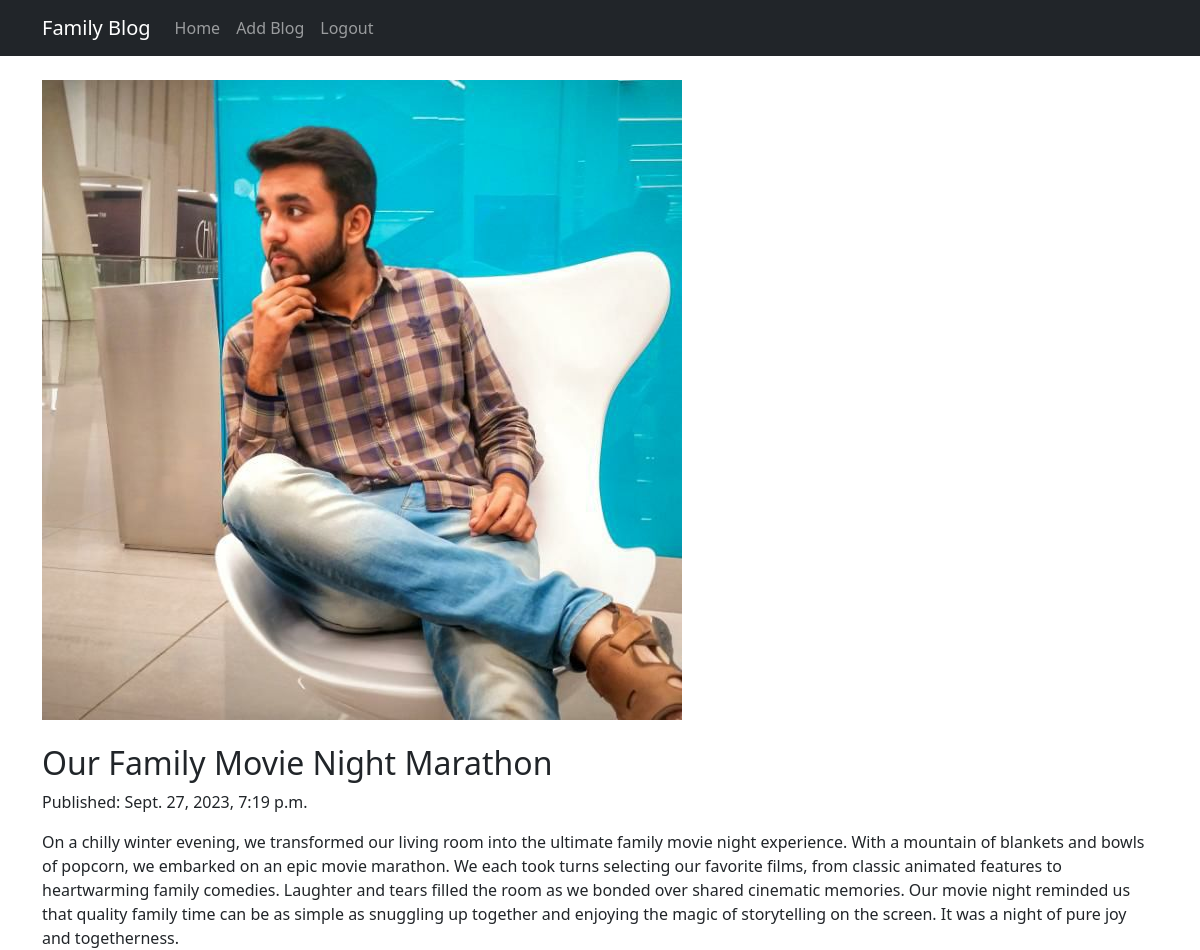
The page /blog/6/ on the database its author committed.
### blog_app/models.py (models this page shows, shortened)
class BlogPost(models.Model):
    title = models.CharField(max_length=200)
    desc = models.TextField(max_length=600)
    Content = models.TextField()
    pic = models.ImageField(upload_to='static')
    date = models.DateTimeField(auto_now_add=True)

### blog_app/views.py (the view)
# urls.py: 2. Add a URL to urlpatterns:  path('blog/', include('blog.urls'))
def blog(request, blog_id):
    blog_this = BlogPost.objects.get(id=blog_id)
    return render(request, 'blog.html', {'blog': blog_this})

### templates/blog.html (shortened to what this page needs)
<!DOCTYPE html>
<html lang="en">
<head>
    <link rel="stylesheet" href="https://cdn.jsdelivr.net/npm/bootstrap/dist/css/bootstrap.min.css">
</head>
<body>
<nav class="navbar navbar-expand-lg navbar-dark bg-dark">
    <div class="container">
        <a class="navbar-brand" href="/">Family Blog</a>
        <div class="collapse navbar-collapse" id="navbarNav">
            <ul class="navbar-nav ml-auto">
                <li class="nav-item active">
                    <a class="nav-link" href="/">Home</a>
                </li>
                <li class="nav-item">
                    <a class="nav-link" href="/add">Add Blog</a>
                </li>
                <li class="nav-item">
                    <a class="nav-link" href="/add_blog">Logout</a>
                </li>
            </ul>
        </div>
    </div>
</nav>
<div class="container mt-4">
    <div class="row">
        <div class="col-md-8">
            <img src="{{ blog.pic.url }}" alt="{{ blog.title }}" class="img-fluid"><br><br>
        </div>
        <div>
            <h2>{{ blog.title }}</h2>
            <p>Published: {{ blog.date }}</p>
            <div>{{ blog.Content | safe }}</div>
        </div>
    </div>
</div>
</body>
</html>

### rows shown on the page
BlogPost: pic (picture), title "Our Family Movie Night Marathon", date "Sept. 27, 2023, 7:19 p.m.", Content "On a chilly winter evening, we transformed our living room into the ultimate family movie night experience. With a mountain of blankets and bowls of popcorn, we embarked on an epic movie marathon. We each took turns selecting our favorite films, from classic animated features to heartwarming family comedies. Laughter and tears filled the room as we bonded over shared cinematic memories. Our movie night reminded us that quality family time can be as simple as snuggling up together and enjoying the magic of storytelling on the screen. It was a night of pure joy and togetherness."
